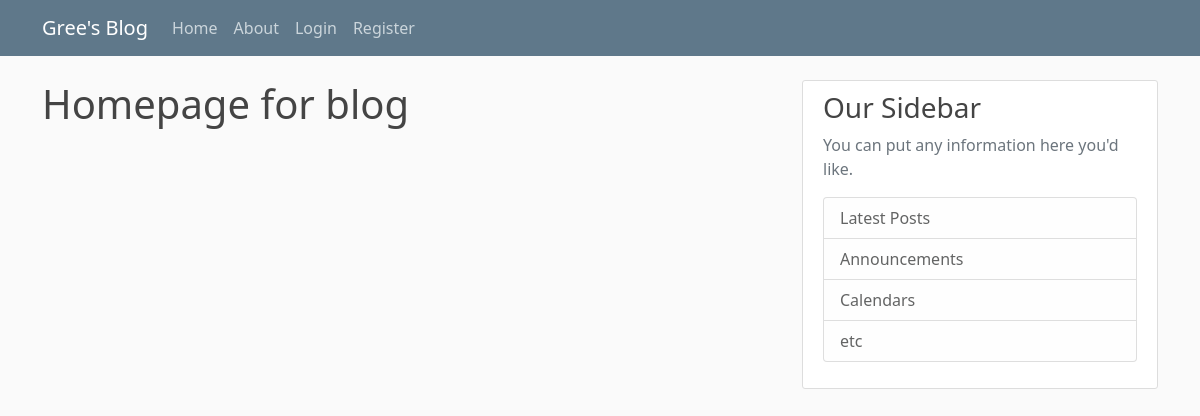
The app's page /, older data.
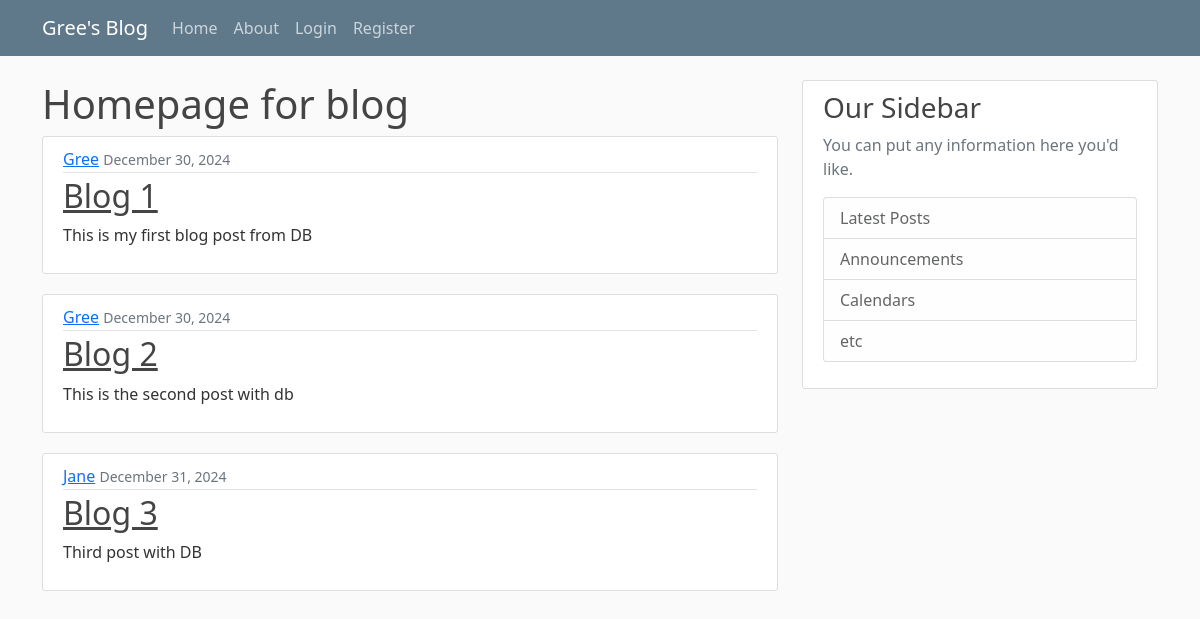
The same page, newer data.
### blog/models.py (models this page shows, shortened)
class Post(models.Model):
  title = models.CharField(max_length=180)
  content =  models.TextField()
  date=models.DateTimeField(default = timezone.now)
  author = models.ForeignKey(User, on_delete=models.CASCADE)

### blog/views.py (the view)
# urls.py: path('', views.home, name="blog-home"),
def home(request):
  context={
    'posts':Post.objects.all()
  }
  return render(request, 'blog/home.html', context)

### blog/templates/blog/home.html
{% extends "blog/base.html" %} {% block content %}
<h1>Homepage for blog</h1>
{% for post in posts %}
<article class="media content-section">
  <div class="media-body">
    <div class="article-metadata">
      <a class="mr-2" href="#">{{ post.author }}</a>
      <small class="text-muted">{{ post.date|date:"F j, Y" }}</small>
    </div>
    <h2><a class="article-title" href="#">{{ post.title }}</a></h2>
    <p class="article-content">{{ post.content }}</p>
  </div>
</article>
{% endfor %} {% endblock content %}

### blog/templates/blog/base.html (shortened to what this page needs)
{% load static %}
<!DOCTYPE html>
<html lang="en">
  <head>
    <link
      href="https://cdn.jsdelivr.net/npm/bootstrap@5.0.2/dist/css/bootstrap.min.css"
      rel="stylesheet"
    />
    <link rel="stylesheet" type="text/css" href="{% static 'blog/main.css' %}">
  </head>
  <body>
    <header class="site-header">
      <nav class="navbar navbar-expand-md navbar-dark bg-steel fixed-top">
        <div class="container">
          <a class="navbar-brand mr-4" href="/">Gree's Blog</a>
          <div class="collapse navbar-collapse" id="navbarToggle">
            <div class="navbar-nav mr-auto">
              <a class="nav-item nav-link" href="{% url 'blog-home' %}">Home</a>
              <a class="nav-item nav-link" href="{% url 'blog-about' %}">About</a>
            </div>
            <div class="navbar-nav">
              <a class="nav-item nav-link" href="#">Login</a>
              <a class="nav-item nav-link" href="#">Register</a>
            </div>
          </div>
        </div>
      </nav>
    </header>
    <main role="main" class="container">
      <div class="row">
        <div class="col-md-8">
          {% block content %}{% endblock %}
        </div>
        <div class="col-md-4">
          <div class="content-section">
            <h3>Our Sidebar</h3>
            <p class='text-muted'>You can put any information here you'd like.
              <ul class="list-group">
                <li class="list-group-item list-group-item-light">Latest Posts</li>
                <li class="list-group-item list-group-item-light">Announcements</li>
                <li class="list-group-item list-group-item-light">Calendars</li>
                <li class="list-group-item list-group-item-light">etc</li>
              </ul>
            </p>
          </div>
        </div>
      </div>
    </main>
  </body>
</html>

### blog/static/blog/main.css (style rules this page uses)
body { background: #fafafa; color: #333333; margin-top: 5rem; }
h1, h2, h3, h4, h5, h6 { color: #444444; }
ul { margin: 0; }
.bg-steel { background-color: #5f788a; }
.site-header .navbar-nav .nav-link { color: #cbd5db; }
.content-section { background: #ffffff; padding: 10px 20px; border: 1px solid #dddddd; border-radius: 3px; margin-bottom: 20px; }
.article-title { color: #444444; }
.article-content { white-space: pre-line; }
.article-metadata { padding-bottom: 1px; margin-bottom: 4px; border-bottom: 1px solid #e3e3e3; }

Row changes from the older to the newer data that the page shows:
added Post: author "Gree", date "December 30, 2024", title "Blog 1", content "This is my first blog post from DB"
added Post: author "Gree", date "December 30, 2024", title "Blog 2", content "This is the second post with db"
added Post: author "Jane", date "December 31, 2024", title "Blog 3", content "Third post with DB"
